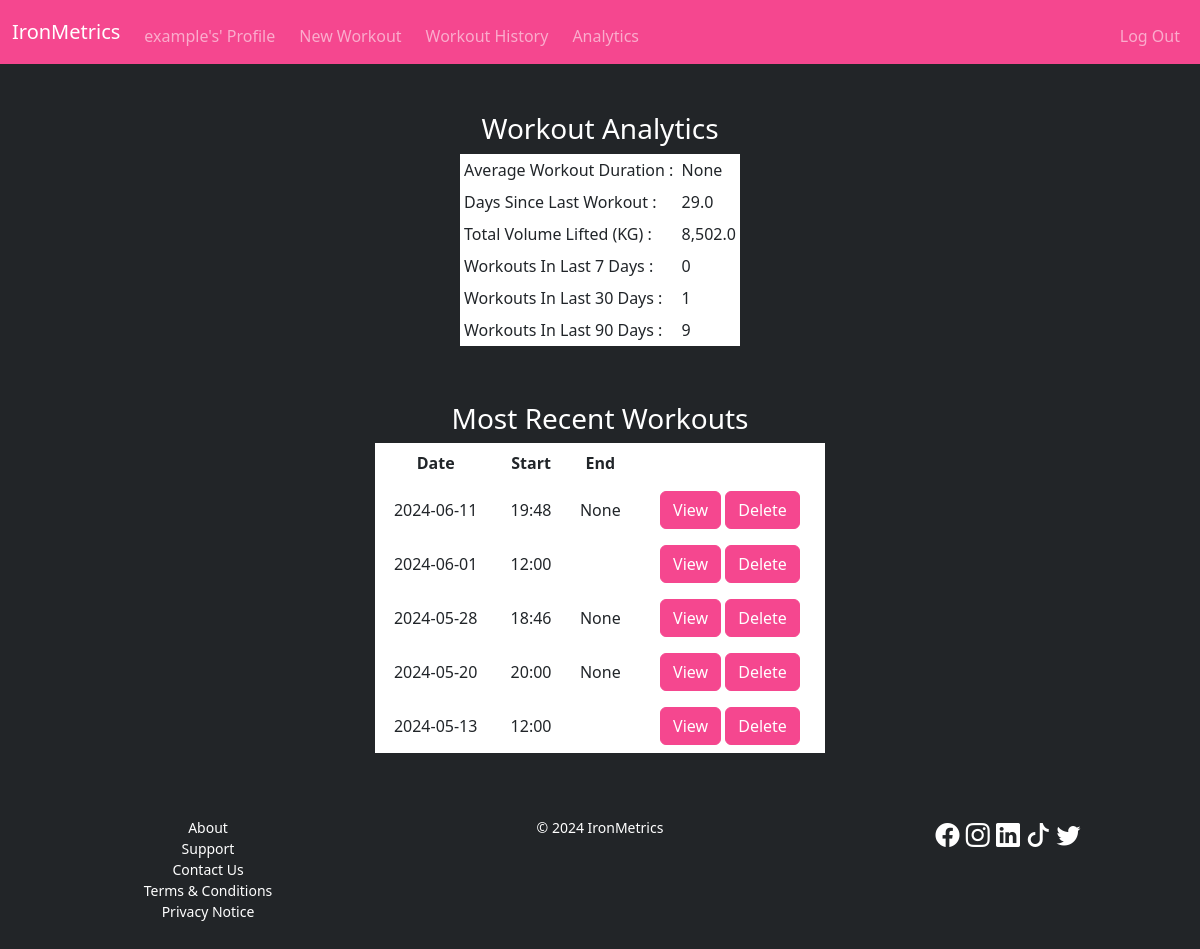
Page / (signed in) on the earlier database version.
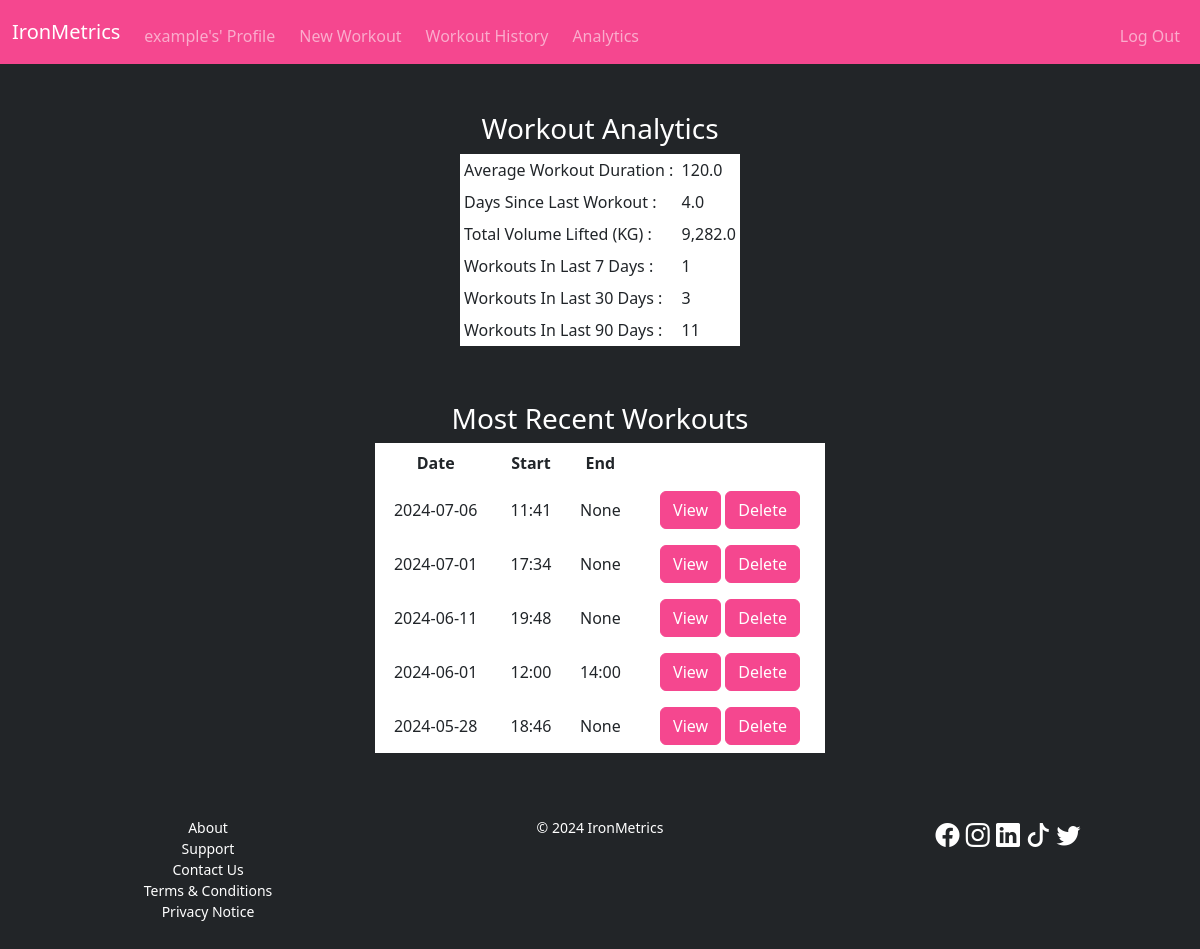
Same page on the later database version.
### tables this page shows
CREATE TABLE workout (
	id INTEGER PRIMARY KEY AUTOINCREMENT NOT NULL,
	user_id INTEGER NOT NULL,
	date TEXT NOT NULL,
	start_time TEXT,
	end_time TEXT,
	name TEXT,
	note TEXT,
	FOREIGN KEY (user_id) REFERENCES user (id)
	ON UPDATE CASCADE
	ON DELETE CASCADE
);

### app.py (the view)
@app.route("/", methods=["GET", "POST"])
@login_required
def index():
    user_id = session.get("user_id", None)
    workout_history = db.execute("SELECT * FROM workout WHERE user_id = ? ORDER BY date DESC, start_time DESC LIMIT 5;", user_id)
    avg_workout_duration_min = db.execute("""
                                            WITH durations AS (
                                            SELECT date, time(end_time, "-"||strftime('%H', start_time)||" hours", "-"||strftime('%M', start_time)||" minutes") workout_duration
                                            FROM workout
                                            WHERE user_id = ?
                                            AND end_time IS NOT NULL
                                            AND start_time IS NOT NULL)

                                            SELECT AVG((strftime('%H', workout_duration)*60)+strftime('%M', workout_duration)) avg_workout_duration_min FROM durations;
                                            """, user_id)[0]["avg_workout_duration_min"]
    try:
        days_since_last_workout = db.execute("""
                                                SELECT (JULIANDAY(date('now'))-JULIANDAY(date)) AS days_since_last_workout
                                                FROM workout WHERE user_id = ? ORDER BY date DESC LIMIT 1;
                                                """, user_id)[0]["days_since_last_workout"]
    except:
        days_since_last_workout = 0
    workouts_last_7_days = db.execute("""
                                            SELECT COUNT(*) AS workouts_last_7_days
                                            FROM workout WHERE user_id = ? AND date > DATE(JULIANDAY('now')-7);
                                        """, user_id)[0]["workouts_last_7_days"]
    workouts_last_30_days = db.execute("""
                                            SELECT COUNT(*) AS workouts_last_30_days
                                            FROM workout WHERE user_id = ? AND date > DATE(JULIANDAY('now')-30);
                                        """, user_id)[0]["workouts_last_30_days"]
    workouts_last_90_days = db.execute("""
                                            SELECT COUNT(*) AS workouts_last_90_days
                                            FROM workout WHERE user_id = ? AND date > DATE(JULIANDAY('now')-90);
                                        """, user_id)[0]["workouts_last_90_days"]
    total_volume_lifted = db.execute("""
                                        SELECT SUM(reps*weight_kg) AS total_volume_lifted
                                        FROM workout a
                                        JOIN workout_set b ON a.id=b.workout_id
                                        JOIN exercise c ON b.exercise_id=c.id
                                        WHERE a.user_id = ?;
                                    """, user_id)[0]["total_volume_lifted"]
    dashboard = dict()
    dashboard["avg_workout_duration_min"] = avg_workout_duration_min
    dashboard["days_since_last_workout"] = days_since_last_workout
    dashboard["workouts_last_7_days"] = workouts_last_7_days
    dashboard["workouts_last_30_days"] = workouts_last_30_days
    dashboard["workouts_last_90_days"] = workouts_last_90_days
    try:
        dashboard["total_volume_lifted"] = "{:,}".format(total_volume_lifted)
    except:
        dashboard["total_volume_lifted"] = 0
    if request.method == "POST":
        if "edit-workout-id" in request.form:
            workout_id = request.form.get("edit-workout-id", None)
            session["workout_id"] = workout_id
            return redirect(url_for("editworkout"))
    return render_template("index.html", workout_history=workout_history, dashboard=dashboard)

### app.py (called while the page is built)
@app.after_request
def after_request(response):
    response.headers["Cache-Control"] = "no-cache, no-store, must-revalidate"
    response.headers["Expires"] = 0
    response.headers["Pragma"] = "no-cache"
    return response

### helpers.py (called while the page is built)
def login_required(f):
    @wraps(f)
    def decorated_function(*args, **kwargs):
        if session.get("user_id") is None:
            return redirect(url_for("login"))
        return f(*args, **kwargs)
    return decorated_function

### templates/index.html (shortened to what this page needs)
{% extends "base.html" %}
{% block head %}
    <link rel="stylesheet" href="static/index.css">
{% endblock %}
{% block main %}
<div class="container text-center mb-3 analytics-wrapper">
    <h3>Workout Analytics</h3>
    <table class="table table-sm text-white analytics-table">
        <tbody>
            <tr>
                <td>
                    Average Workout Duration
                </td>
                <td>
                    {{ dashboard.avg_workout_duration_min }}
                </td>
            </tr>
            <tr>
                <td>
                    Days Since Last Workout
                </td>
                <td>
                    {{ dashboard.days_since_last_workout }}
                </td>
            </tr>
            <tr>
                <td>
                    Total Volume Lifted (KG)
                </td>
                <td>
                    {{ dashboard.total_volume_lifted }}
                </td>
            </tr>
            <tr>
                <td>
                    Workouts In Last 7 Days
                </td>
                <td>
                    {{ dashboard.workouts_last_7_days }}
                </td>
            </tr>
            <tr>
                <td>
                    Workouts In Last 30 Days
                </td>
                <td>
                    {{ dashboard.workouts_last_30_days }}
                </td>
            </tr>
            <tr>
                <td>
                    Workouts In Last 90 Days
                </td>
                <td>
                    {{ dashboard.workouts_last_90_days }}
                </td>
            </tr>
        </tbody>
    </table>
</div>
<br>
<div class="container recent-workouts-wrapper">
    <h3>Most Recent Workouts</h3>
    <table class="table text-white recent-workouts-table">
        <thead>
            <tr>
                <th>Date</th>
                <th>Start</th>
                <th>End</th>
                <th></th>
            </tr>
        </thead>
        <tbody>
            {% for workout in workout_history %}
                <tr>
                    <td>{{ workout.date }}</td>
                    <td>{{ workout.start_time }}</td>
                    <td>{{ workout.end_time }}</td>
                    <td>
                        <form action="/" method="post" style="display: inline;" id="edit-workout{{ workout.id }}">
                            <button type="submit" form="edit-workout{{ workout.id }}" class="btn btn-tertiary-color">View</button>
                        </form>
                        <form action="/deleteworkout" method="post" id="delete-workout{{ workout.id }}" onsubmit="return confirm('Irreversibly delete workout?')" style="display: inline;">
                            <button type="submit" form="delete-workout{{ workout.id }}" class="btn btn-tertiary-color">Delete</button>
                        </form>
                    </td>
                </tr>
            {% endfor %}
        </tbody>
    </table>
</div>
{% endblock %}

### templates/base.html (shortened to what this page needs)
<!DOCTYPE html>
<html lang="en">
    <head>
        <link href="https://cdn.jsdelivr.net/npm/bootstrap@5.3.0-alpha3/dist/css/bootstrap.min.css" rel="stylesheet">
        <link rel="stylesheet" href="https://cdn.jsdelivr.net/npm/bootstrap-icons@1.10.5/font/bootstrap-icons.css">
        <link rel="stylesheet" href="static/style.css">
         {% block head %}{% endblock %}
    </head>
    <body>
        <nav class="navbar navbar-expand-lg bg-tertiary-color" data-bs-theme="dark">
            <div class="container-fluid">
                <a class="navbar-brand" href="/"><span>IronMetrics</span></a>
                <div class="collapse navbar-collapse" id="navbar">
                    {% if session["user_id"] %}
                        <ul class="navbar-nav me-2 mt-2">
                            <li class="nav-item"><a class="nav-link" href="/profile">{{ session["user_name"] }}'s' Profile</a></li>
                        </ul>
                        <ul class="navbar-nav me-2 mt-2">
                            <li class="nav-item"><a class="nav-link" href="/createworkout">New Workout</a></li>
                        </ul>
                        <ul class="navbar-nav me-2 mt-2">
                            <li class="nav-item"><a class="nav-link" href="/workouthistory">Workout History</a></li>
                        </ul>
                        <ul class="navbar-nav me-2 mt-2">
                            <li class="nav-item"><a class="nav-link" href="/workoutanalytics">Analytics</a></li>
                        </ul>
                        <ul class="navbar-nav ms-auto mt-2">
                            <li class="nav-item"><a class="nav-link" href="/logout">Log Out</a></li>
                        </ul>
                    {% endif %}
                </div>
            </div>
        </nav>
        <main class="container-fluid py-5 text-center">
            {% block main %}{% endblock %}
        </main>
        <footer class="mb-5 small text-center">
            <div>
                <div class="row">
                    <div class="col">
                        <ul class="footer-links-list">
                            <li>About</li>
                            <li>Support</li>
                            <li>Contact Us</li>
                            <li>Terms & Conditions</li>
                            <li>Privacy Notice</li>
                        </ul>
                    </div>
                    <div class="col">
                        © 2024 IronMetrics
                    </div>
                    <div class="col" style="font-size: x-large;">
                        <i class="bi bi-facebook"></i>
                        <i class="bi bi-instagram"></i>
                        <i class="bi bi-linkedin"></i>
                        <i class="bi bi-tiktok"></i>
                        <i class="bi bi-twitter"></i>
                    </div>
                </div>
            </div>
        </footer>
    </body>
</html>

### static/style.css (style rules this page uses)
:root { --primary-color:#222528; --secondary-color: #2f3236; --tertiary-color:#f5478f; --text-color: #FFFFFF; }
body { background: var(--primary-color); color: var(--text-color); }
.footer-links-list { list-style: none; }
.bg-tertiary-color { background: var(--tertiary-color); }
.btn-tertiary-color { --test1: #cf3f7b; --test2: #f5478f; --bs-btn-color: #fff; --bs-btn-bg: var(--tertiary-color); --bs-btn-border-color: var(--tertiary-color); --bs-btn-hover-color: #fff; --bs-btn-hover-bg: #cf3f7b; --bs-btn-hover-border-color: #c03870; --bs-btn-focus-shadow-rgb: 60, 153, 110; --bs-btn-active-color: #fff; --bs-btn-active-bg: #c03870; --bs-btn-active-border-color: #a83464; --bs-btn-active-shadow: inset 0 3px 5px rgba(0, 0, 0, 0.125); --bs-btn-disabled-color: #fff; --bs-btn-disabled-bg: var(--tertiary-color); --bs-btn-disabled-border-color: var(--tertiary-color); }

### static/index.css (style rules this page uses)
tr * { border-style: none; }
.analytics-wrapper { display: flex; flex-direction: column; align-items: center; }
.analytics-table { max-width: 280px; }
.analytics-table tr td:nth-child(1) { text-align: left; }
.analytics-table tr td:nth-child(1):after { content: ":" }
.analytics-table tr td:nth-child(2) { text-align: left; }
.recent-workouts-wrapper { display: flex; flex-direction: column; align-items: center; }
.recent-workouts-table { max-width: 450px; }
.recent-workouts-table tr td:nth-child(1), .recent-workouts-table tr td:nth-child(2), .recent-workouts-table tr td:nth-child(3) { vertical-align: middle; }

Differences in the rows shown:
no longer on this page (row unchanged): workout: date "2024-05-20", start_time "20:00", end_time "None"
no longer on this page (row unchanged): workout: date "2024-05-13", start_time "12:00"
added workout: date "2024-07-06", start_time "11:41", end_time "None"
added workout: date "2024-07-01", start_time "17:34", end_time "None"
changed workout (number 4 of 5 on the later page): end_time (not shown) → "14:00"
Other differences:
{{ dashboard.avg_workout_duration_min }}: "None" → "120.0"
{{ dashboard.days_since_last_workout }}: "29.0" → "4.0"
{{ dashboard.total_volume_lifted }}: "8,502.0" → "9,282.0"
{{ dashboard.workouts_last_7_days }}: "0" → "1"
{{ dashboard.workouts_last_30_days }}: "1" → "3"
{{ dashboard.workouts_last_90_days }}: "9" → "11"
